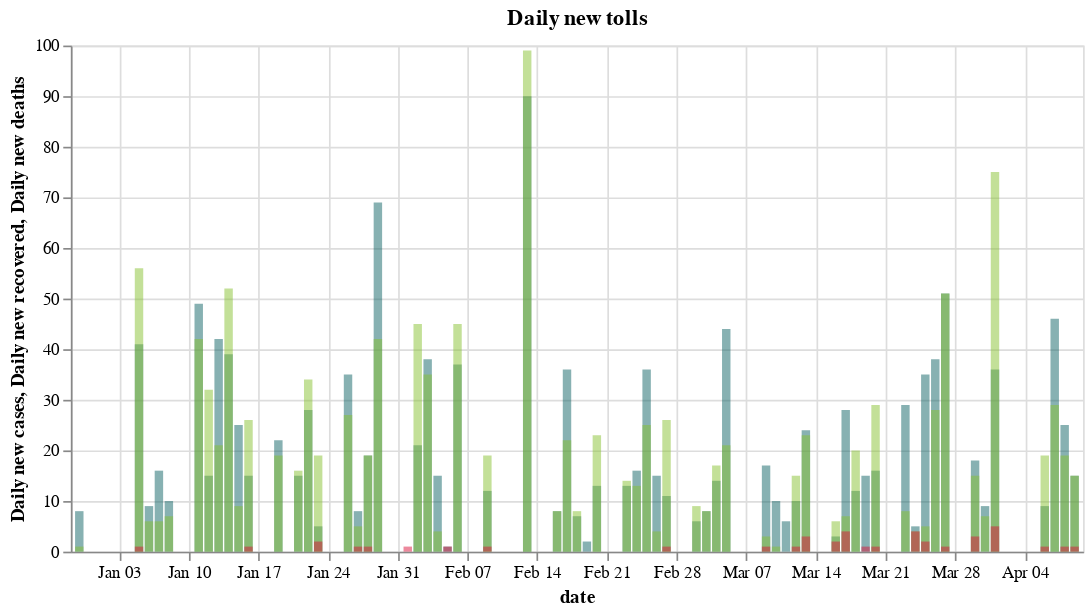

The code cell stored with this chart in its notebook:
### Code cell
city['daily_cases'] = city['totalCases'].diff()
city['daily_deaths'] = city['totalDeaths'].diff()
city['daily_recovered'] = city['totalRecovered'].diff()

# Initiate chart with data
cases = alt.Chart(city).mark_bar(color = '#106466', opacity = 0.5).encode(alt.X('date:T'), alt.Y('daily_cases:Q', title = 'Daily new cases'))
deaths = alt.Chart(city).mark_bar(color = '#DC143C', opacity = 0.5).encode(alt.X('date:T'), alt.Y('daily_deaths:Q', title = 'Daily new deaths'))
recovered = alt.Chart(city).mark_bar(color = '#87C232', opacity = 0.5).encode(alt.X('date:T'), alt.Y('daily_recovered:Q', title = 'Daily new recovered'))

(cases + recovered + deaths).properties(title = "Daily new tolls", width = 600)

### Figure 1 — Vega-Lite specification as saved in the notebook (floating-point values rounded to 4 significant figures)
{"config": {"view": {"continuousWidth": 400, "continuousHeight": 300}}, "layer": [{"mark": {"type": "bar", "color": "#106466", "opacity": 0.5}, "encoding": {"x": {"type": "temporal", "field": "date"}, "y": {"type": "quantitative", "field": "daily_cases", "title": "Daily new cases"}}}, {"mark": {"type": "bar", "color": "#87C232", "opacity": 0.5}, "encoding": {"x": {"type": "temporal", "field": "date"}, "y": {"type": "quantitative", "field": "daily_recovered", "title": "Daily new recovered"}}}, {"mark": {"type": "bar", "color": "#DC143C", "opacity": 0.5}, "encoding": {"x": {"type": "temporal", "field": "date"}, "y": {"type": "quantitative", "field": "daily_deaths", "title": "Daily new deaths"}}}], "data": {"name": "data-da812649cbb0899825b507d5d6b713ab"}, "title": "Daily new tolls", "width": 600, "$schema": "https://vega.github.io/schema/vega-lite/v4.8.1.json", "datasets": {"data-da812649cbb0899825b507d5d6b713ab": [{"city": "Aparecida", "date": "2020-12-29T00:00:00", "totalDeaths": 21, "totalCases": 773, "totalRecovered": 723, "totalBeds": 11, "intubated": 1, "new cases": null, "new deaths": null, "new recovered": null, "daily_cases": null, "daily_deaths": null, "daily_recovered": null}, {"city": "Aparecida", "date": "2020-12-30T00:00:00", "totalDeaths": 21, "totalCases": 781, "totalRecovered": 724, "totalBeds": 13, "intubated": 1, "new cases": 8.0, "new deaths": 0.0, "new recovered": 1.0, "daily_cases": 8.0, "daily_deaths": 0.0, "daily_recovered": 1.0}, {"city": "Aparecida", "date": "2020-12-31T00:00:00", "totalDeaths": 21, "totalCases": 781, "totalRecovered": 724, "totalBeds": 13, "intubated": 1, "new cases": 0.0, "new deaths": 0.0, "new recovered": 0.0, "daily_cases": 0.0, "daily_deaths": 0.0, "daily_recovered": 0.0}, {"city": "Aparecida", "date": "2021-01-01T00:00:00", "totalDeaths": 21, "totalCases": 781, "totalRecovered": 724, "totalBeds": 13, "intubated": 1, "new cases": 0.0, "new deaths": 0.0, "new recovered": 0.0, "daily_cases": 0.0, "daily_deaths": 0.0, "daily_recovered": 0.0}, {"city": "Aparecida", "date": "2021-01-02T00:00:00", "totalDeaths": 21, "totalCases": 781, "totalRecovered": 724, "totalBeds": 13, "intubated": 1, "new cases": 0.0, "new deaths": 0.0, "new recovered": 0.0, "daily_cases": 0.0, "daily_deaths": 0.0, "daily_recovered": 0.0}, {"city": "Aparecida", "date": "2021-01-03T00:00:00", "totalDeaths": 21, "totalCases": 781, "totalRecovered": 724, "totalBeds": 13, "intubated": 1, "new cases": 0.0, "new deaths": 0.0, "new recovered": 0.0, "daily_cases": 0.0, "daily_deaths": 0.0, "daily_recovered": 0.0}, {"city": "Aparecida", "date": "2021-01-04T00:00:00", "totalDeaths": 21, "totalCases": 781, "totalRecovered": 724, "totalBeds": 13, "intubated": 1, "new cases": 0.0, "new deaths": 0.0, "new recovered": 0.0, "daily_cases": 0.0, "daily_deaths": 0.0, "daily_recovered": 0.0}, {"city": "Aparecida", "date": "2021-01-05T00:00:00", "totalDeaths": 22, "totalCases": 822, "totalRecovered": 780, "totalBeds": 8, "intubated": 3, "new cases": 41.0, "new deaths": 1.0, "new recovered": 56.0, "daily_cases": 41.0, "daily_deaths": 1.0, "daily_recovered": 56.0}, {"city": "Aparecida", "date": "2021-01-06T00:00:00", "totalDeaths": 22, "totalCases": 831, "totalRecovered": 786, "totalBeds": 11, "intubated": 2, "new cases": 9.0, "new deaths": 0.0, "new recovered": 6.0, "daily_cases": 9.0, "daily_deaths": 0.0, "daily_recovered": 6.0}, {"city": "Aparecida", "date": "2021-01-07T00:00:00", "totalDeaths": 22, "totalCases": 847, "totalRecovered": 792, "totalBeds": 15, "intubated": 2, "new cases": 16.0, "new deaths": 0.0, "new recovered": 6.0, "daily_cases": 16.0, "daily_deaths": 0.0, "daily_recovered": 6.0}, {"city": "Aparecida", "date": "2021-01-08T00:00:00", "totalDeaths": 22, "totalCases": 857, "totalRecovered": 799, "totalBeds": 16, "intubated": 4, "new cases": 10.0, "new deaths": 0.0, "new recovered": 7.0, "daily_cases": 10.0, "daily_deaths": 0.0, "daily_recovered": 7.0}, {"city": "Aparecida", "date": "2021-01-09T00:00:00", "totalDeaths": 22, "totalCases": 857, "totalRecovered": 799, "totalBeds": 16, "intubated": 4, "new cases": 0.0, "new deaths": 0.0, "new recovered": 0.0, "daily_cases": 0.0, "daily_deaths": 0.0, "daily_recovered": 0.0}, {"city": "Aparecida", "date": "2021-01-10T00:00:00", "totalDeaths": 22, "totalCases": 857, "totalRecovered": 799, "totalBeds": 16, "intubated": 4, "new cases": 0.0, "new deaths": 0.0, "new recovered": 0.0, "daily_cases": 0.0, "daily_deaths": 0.0, "daily_recovered": 0.0}, {"city": "Aparecida", "date": "2021-01-11T00:00:00", "totalDeaths": 22, "totalCases": 906, "totalRecovered": 841, "totalBeds": 22, "intubated": 1, "new cases": 49.0, "new deaths": 0.0, "new recovered": 42.0, "daily_cases": 49.0, "daily_deaths": 0.0, "daily_recovered": 42.0}, {"city": "Aparecida", "date": "2021-01-12T00:00:00", "totalDeaths": 22, "totalCases": 921, "totalRecovered": 873, "totalBeds": 23, "intubated": 2, "new cases": 15.0, "new deaths": 0.0, "new recovered": 32.0, "daily_cases": 15.0, "daily_deaths": 0.0, "daily_recovered": 32.0}, {"city": "Aparecida", "date": "2021-01-13T00:00:00", "totalDeaths": 22, "totalCases": 963, "totalRecovered": 894, "totalBeds": 26, "intubated": 2, "new cases": 42.0, "new deaths": 0.0, "new recovered": 21.0, "daily_cases": 42.0, "daily_deaths": 0.0, "daily_recovered": 21.0}, {"city": "Aparecida", "date": "2021-01-14T00:00:00", "totalDeaths": 22, "totalCases": 1002, "totalRecovered": 946, "totalBeds": 15, "intubated": 1, "new cases": 39.0, "new deaths": 0.0, "new recovered": 52.0, "daily_cases": 39.0, "daily_deaths": 0.0, "daily_recovered": 52.0}, {"city": "Aparecida", "date": "2021-01-15T00:00:00", "totalDeaths": 22, "totalCases": 1027, "totalRecovered": 955, "totalBeds": 16, "intubated": 1, "new cases": 25.0, "new deaths": 0.0, "new recovered": 9.0, "daily_cases": 25.0, "daily_deaths": 0.0, "daily_recovered": 9.0}, {"city": "Aparecida", "date": "2021-01-16T00:00:00", "totalDeaths": 23, "totalCases": 1042, "totalRecovered": 981, "totalBeds": 23, "intubated": 0, "new cases": 15.0, "new deaths": 1.0, "new recovered": 26.0, "daily_cases": 15.0, "daily_deaths": 1.0, "daily_recovered": 26.0}, {"city": "Aparecida", "date": "2021-01-17T00:00:00", "totalDeaths": 23, "totalCases": 1042, "totalRecovered": 981, "totalBeds": 23, "intubated": 0, "new cases": 0.0, "new deaths": 0.0, "new recovered": 0.0, "daily_cases": 0.0, "daily_deaths": 0.0, "daily_recovered": 0.0}, {"city": "Aparecida", "date": "2021-01-18T00:00:00", "totalDeaths": 23, "totalCases": 1042, "totalRecovered": 981, "totalBeds": 23, "intubated": 0, "new cases": 0.0, "new deaths": 0.0, "new recovered": 0.0, "daily_cases": 0.0, "daily_deaths": 0.0, "daily_recovered": 0.0}, {"city": "Aparecida", "date": "2021-01-19T00:00:00", "totalDeaths": 23, "totalCases": 1064, "totalRecovered": 1000, "totalBeds": 28, "intubated": 0, "new cases": 22.0, "new deaths": 0.0, "new recovered": 19.0, "daily_cases": 22.0, "daily_deaths": 0.0, "daily_recovered": 19.0}, {"city": "Aparecida", "date": "2021-01-20T00:00:00", "totalDeaths": 23, "totalCases": 1064, "totalRecovered": 1000, "totalBeds": 20, "intubated": 1, "new cases": 0.0, "new deaths": 0.0, "new recovered": 0.0, "daily_cases": 0.0, "daily_deaths": 0.0, "daily_recovered": 0.0}, {"city": "Aparecida", "date": "2021-01-21T00:00:00", "totalDeaths": 23, "totalCases": 1079, "totalRecovered": 1016, "totalBeds": 21, "intubated": 2, "new cases": 15.0, "new deaths": 0.0, "new recovered": 16.0, "daily_cases": 15.0, "daily_deaths": 0.0, "daily_recovered": 16.0}, {"city": "Aparecida", "date": "2021-01-22T00:00:00", "totalDeaths": 23, "totalCases": 1107, "totalRecovered": 1050, "totalBeds": 15, "intubated": 2, "new cases": 28.0, "new deaths": 0.0, "new recovered": 34.0, "daily_cases": 28.0, "daily_deaths": 0.0, "daily_recovered": 34.0}, {"city": "Aparecida", "date": "2021-01-23T00:00:00", "totalDeaths": 25, "totalCases": 1112, "totalRecovered": 1069, "totalBeds": 16, "intubated": 3, "new cases": 5.0, "new deaths": 2.0, "new recovered": 19.0, "daily_cases": 5.0, "daily_deaths": 2.0, "daily_recovered": 19.0}, {"city": "Aparecida", "date": "2021-01-24T00:00:00", "totalDeaths": 25, "totalCases": 1112, "totalRecovered": 1069, "totalBeds": 16, "intubated": 3, "new cases": 0.0, "new deaths": 0.0, "new recovered": 0.0, "daily_cases": 0.0, "daily_deaths": 0.0, "daily_recovered": 0.0}, {"city": "Aparecida", "date": "2021-01-25T00:00:00", "totalDeaths": 25, "totalCases": 1112, "totalRecovered": 1069, "totalBeds": 16, "intubated": 3, "new cases": 0.0, "new deaths": 0.0, "new recovered": 0.0, "daily_cases": 0.0, "daily_deaths": 0.0, "daily_recovered": 0.0}, {"city": "Aparecida", "date": "2021-01-26T00:00:00", "totalDeaths": 25, "totalCases": 1147, "totalRecovered": 1096, "totalBeds": 17, "intubated": 4, "new cases": 35.0, "new deaths": 0.0, "new recovered": 27.0, "daily_cases": 35.0, "daily_deaths": 0.0, "daily_recovered": 27.0}, {"city": "Aparecida", "date": "2021-01-27T00:00:00", "totalDeaths": 26, "totalCases": 1155, "totalRecovered": 1101, "totalBeds": 18, "intubated": 4, "new cases": 8.0, "new deaths": 1.0, "new recovered": 5.0, "daily_cases": 8.0, "daily_deaths": 1.0, "daily_recovered": 5.0}, {"city": "Aparecida", "date": "2021-01-28T00:00:00", "totalDeaths": 27, "totalCases": 1174, "totalRecovered": 1120, "totalBeds": 16, "intubated": 2, "new cases": 19.0, "new deaths": 1.0, "new recovered": 19.0, "daily_cases": 19.0, "daily_deaths": 1.0, "daily_recovered": 19.0}, {"city": "Aparecida", "date": "2021-01-29T00:00:00", "totalDeaths": 27, "totalCases": 1243, "totalRecovered": 1162, "totalBeds": 16, "intubated": 2, "new cases": 69.0, "new deaths": 0.0, "new recovered": 42.0, "daily_cases": 69.0, "daily_deaths": 0.0, "daily_recovered": 42.0}, {"city": "Aparecida", "date": "2021-02-01T00:00:00", "totalDeaths": 28, "totalCases": 1243, "totalRecovered": 1162, "totalBeds": 18, "intubated": 1, "new cases": 0.0, "new deaths": 1.0, "new recovered": 0.0, "daily_cases": 0.0, "daily_deaths": 1.0, "daily_recovered": 0.0}, {"city": "Aparecida", "date": "2021-02-02T00:00:00", "totalDeaths": 28, "totalCases": 1264, "totalRecovered": 1207, "totalBeds": 15, "intubated": 1, "new cases": 21.0, "new deaths": 0.0, "new recovered": 45.0, "daily_cases": 21.0, "daily_deaths": 0.0, "daily_recovered": 45.0}, {"city": "Aparecida", "date": "2021-02-03T00:00:00", "totalDeaths": 28, "totalCases": 1302, "totalRecovered": 1242, "totalBeds": 15, "intubated": 1, "new cases": 38.0, "new deaths": 0.0, "new recovered": 35.0, "daily_cases": 38.0, "daily_deaths": 0.0, "daily_recovered": 35.0}, {"city": "Aparecida", "date": "2021-02-04T00:00:00", "totalDeaths": 28, "totalCases": 1317, "totalRecovered": 1246, "totalBeds": 12, "intubated": 0, "new cases": 15.0, "new deaths": 0.0, "new recovered": 4.0, "daily_cases": 15.0, "daily_deaths": 0.0, "daily_recovered": 4.0}, {"city": "Aparecida", "date": "2021-02-05T00:00:00", "totalDeaths": 29, "totalCases": 1318, "totalRecovered": 1246, "totalBeds": 12, "intubated": 2, "new cases": 1.0, "new deaths": 1.0, "new recovered": 0.0, "daily_cases": 1.0, "daily_deaths": 1.0, "daily_recovered": 0.0}, {"city": "Aparecida", "date": "2021-02-06T00:00:00", "totalDeaths": 29, "totalCases": 1355, "totalRecovered": 1291, "totalBeds": 7, "intubated": 0, "new cases": 37.0, "new deaths": 0.0, "new recovered": 45.0, "daily_cases": 37.0, "daily_deaths": 0.0, "daily_recovered": 45.0}, {"city": "Aparecida", "date": "2021-02-07T00:00:00", "totalDeaths": 29, "totalCases": 1355, "totalRecovered": 1291, "totalBeds": 7, "intubated": 0, "new cases": 0.0, "new deaths": 0.0, "new recovered": 0.0, "daily_cases": 0.0, "daily_deaths": 0.0, "daily_recovered": 0.0}, {"city": "Aparecida", "date": "2021-02-08T00:00:00", "totalDeaths": 29, "totalCases": 1355, "totalRecovered": 1291, "totalBeds": 7, "intubated": 0, "new cases": 0.0, "new deaths": 0.0, "new recovered": 0.0, "daily_cases": 0.0, "daily_deaths": 0.0, "daily_recovered": 0.0}, {"city": "Aparecida", "date": "2021-02-09T00:00:00", "totalDeaths": 30, "totalCases": 1367, "totalRecovered": 1310, "totalBeds": 11, "intubated": 0, "new cases": 12.0, "new deaths": 1.0, "new recovered": 19.0, "daily_cases": 12.0, "daily_deaths": 1.0, "daily_recovered": 19.0}, {"city": "Aparecida", "date": "2021-02-10T00:00:00", "totalDeaths": 30, "totalCases": 1367, "totalRecovered": 1310, "totalBeds": 11, "intubated": 0, "new cases": 0.0, "new deaths": 0.0, "new recovered": 0.0, "daily_cases": 0.0, "daily_deaths": 0.0, "daily_recovered": 0.0}, {"city": "Aparecida", "date": "2021-02-11T00:00:00", "totalDeaths": 30, "totalCases": 1367, "totalRecovered": 1310, "totalBeds": 10, "intubated": 0, "new cases": 0.0, "new deaths": 0.0, "new recovered": 0.0, "daily_cases": 0.0, "daily_deaths": 0.0, "daily_recovered": 0.0}, {"city": "Aparecida", "date": "2021-02-12T00:00:00", "totalDeaths": 30, "totalCases": 1367, "totalRecovered": 1310, "totalBeds": 13, "intubated": 0, "new cases": 0.0, "new deaths": 0.0, "new recovered": 0.0, "daily_cases": 0.0, "daily_deaths": 0.0, "daily_recovered": 0.0}, {"city": "Aparecida", "date": "2021-02-13T00:00:00", "totalDeaths": 30, "totalCases": 1457, "totalRecovered": 1409, "totalBeds": 15, "intubated": 0, "new cases": 90.0, "new deaths": 0.0, "new recovered": 99.0, "daily_cases": 90.0, "daily_deaths": 0.0, "daily_recovered": 99.0}, {"city": "Aparecida", "date": "2021-02-15T00:00:00", "totalDeaths": 30, "totalCases": 1457, "totalRecovered": 1409, "totalBeds": 15, "intubated": 0, "new cases": 0.0, "new deaths": 0.0, "new recovered": 0.0, "daily_cases": 0.0, "daily_deaths": 0.0, "daily_recovered": 0.0}, {"city": "Aparecida", "date": "2021-02-16T00:00:00", "totalDeaths": 30, "totalCases": 1465, "totalRecovered": 1417, "totalBeds": 12, "intubated": 0, "new cases": 8.0, "new deaths": 0.0, "new recovered": 8.0, "daily_cases": 8.0, "daily_deaths": 0.0, "daily_recovered": 8.0}, {"city": "Aparecida", "date": "2021-02-17T00:00:00", "totalDeaths": 30, "totalCases": 1501, "totalRecovered": 1439, "totalBeds": 12, "intubated": 0, "new cases": 36.0, "new deaths": 0.0, "new recovered": 22.0, "daily_cases": 36.0, "daily_deaths": 0.0, "daily_recovered": 22.0}, {"city": "Aparecida", "date": "2021-02-18T00:00:00", "totalDeaths": 30, "totalCases": 1508, "totalRecovered": 1447, "totalBeds": 12, "intubated": 0, "new cases": 7.0, "new deaths": 0.0, "new recovered": 8.0, "daily_cases": 7.0, "daily_deaths": 0.0, "daily_recovered": 8.0}, {"city": "Aparecida", "date": "2021-02-19T00:00:00", "totalDeaths": 30, "totalCases": 1510, "totalRecovered": 1447, "totalBeds": 13, "intubated": 0, "new cases": 2.0, "new deaths": 0.0, "new recovered": 0.0, "daily_cases": 2.0, "daily_deaths": 0.0, "daily_recovered": 0.0}, {"city": "Aparecida", "date": "2021-02-20T00:00:00", "totalDeaths": 30, "totalCases": 1523, "totalRecovered": 1470, "totalBeds": 10, "intubated": 0, "new cases": 13.0, "new deaths": 0.0, "new recovered": 23.0, "daily_cases": 13.0, "daily_deaths": 0.0, "daily_recovered": 23.0}, {"city": "Aparecida", "date": "2021-02-21T00:00:00", "totalDeaths": 30, "totalCases": 1523, "totalRecovered": 1470, "totalBeds": 10, "intubated": 0, "new cases": 0.0, "new deaths": 0.0, "new recovered": 0.0, "daily_cases": 0.0, "daily_deaths": 0.0, "daily_recovered": 0.0}, {"city": "Aparecida", "date": "2021-02-22T00:00:00", "totalDeaths": 30, "totalCases": 1523, "totalRecovered": 1470, "totalBeds": 10, "intubated": 0, "new cases": 0.0, "new deaths": 0.0, "new recovered": 0.0, "daily_cases": 0.0, "daily_deaths": 0.0, "daily_recovered": 0.0}, {"city": "Aparecida", "date": "2021-02-23T00:00:00", "totalDeaths": 30, "totalCases": 1536, "totalRecovered": 1484, "totalBeds": 9, "intubated": 0, "new cases": 13.0, "new deaths": 0.0, "new recovered": 14.0, "daily_cases": 13.0, "daily_deaths": 0.0, "daily_recovered": 14.0}, {"city": "Aparecida", "date": "2021-02-24T00:00:00", "totalDeaths": 30, "totalCases": 1552, "totalRecovered": 1497, "totalBeds": 11, "intubated": 0, "new cases": 16.0, "new deaths": 0.0, "new recovered": 13.0, "daily_cases": 16.0, "daily_deaths": 0.0, "daily_recovered": 13.0}, {"city": "Aparecida", "date": "2021-02-25T00:00:00", "totalDeaths": 30, "totalCases": 1588, "totalRecovered": 1522, "totalBeds": 8, "intubated": 1, "new cases": 36.0, "new deaths": 0.0, "new recovered": 25.0, "daily_cases": 36.0, "daily_deaths": 0.0, "daily_recovered": 25.0}, {"city": "Aparecida", "date": "2021-02-26T00:00:00", "totalDeaths": 30, "totalCases": 1603, "totalRecovered": 1526, "totalBeds": 12, "intubated": 0, "new cases": 15.0, "new deaths": 0.0, "new recovered": 4.0, "daily_cases": 15.0, "daily_deaths": 0.0, "daily_recovered": 4.0}, {"city": "Aparecida", "date": "2021-02-27T00:00:00", "totalDeaths": 31, "totalCases": 1614, "totalRecovered": 1552, "totalBeds": 16, "intubated": 0, "new cases": 11.0, "new deaths": 1.0, "new recovered": 26.0, "daily_cases": 11.0, "daily_deaths": 1.0, "daily_recovered": 26.0}, {"city": "Aparecida", "date": "2021-03-01T00:00:00", "totalDeaths": 31, "totalCases": 1614, "totalRecovered": 1552, "totalBeds": 16, "intubated": 0, "new cases": 0.0, "new deaths": 0.0, "new recovered": 0.0, "daily_cases": 0.0, "daily_deaths": 0.0, "daily_recovered": 0.0}, {"city": "Aparecida", "date": "2021-03-02T00:00:00", "totalDeaths": 31, "totalCases": 1620, "totalRecovered": 1561, "totalBeds": 17, "intubated": 0, "new cases": 6.0, "new deaths": 0.0, "new recovered": 9.0, "daily_cases": 6.0, "daily_deaths": 0.0, "daily_recovered": 9.0}, {"city": "Aparecida", "date": "2021-03-03T00:00:00", "totalDeaths": 31, "totalCases": 1628, "totalRecovered": 1569, "totalBeds": 13, "intubated": 2, "new cases": 8.0, "new deaths": 0.0, "new recovered": 8.0, "daily_cases": 8.0, "daily_deaths": 0.0, "daily_recovered": 8.0}, {"city": "Aparecida", "date": "2021-03-04T00:00:00", "totalDeaths": 31, "totalCases": 1642, "totalRecovered": 1586, "totalBeds": 14, "intubated": 1, "new cases": 14.0, "new deaths": 0.0, "new recovered": 17.0, "daily_cases": 14.0, "daily_deaths": 0.0, "daily_recovered": 17.0}, {"city": "Aparecida", "date": "2021-03-05T00:00:00", "totalDeaths": 31, "totalCases": 1686, "totalRecovered": 1607, "totalBeds": 21, "intubated": 2, "new cases": 44.0, "new deaths": 0.0, "new recovered": 21.0, "daily_cases": 44.0, "daily_deaths": 0.0, "daily_recovered": 21.0}, {"city": "Aparecida", "date": "2021-03-06T00:00:00", "totalDeaths": 31, "totalCases": 1686, "totalRecovered": 1607, "totalBeds": 21, "intubated": 2, "new cases": 0.0, "new deaths": 0.0, "new recovered": 0.0, "daily_cases": 0.0, "daily_deaths": 0.0, "daily_recovered": 0.0}, {"city": "Aparecida", "date": "2021-03-07T00:00:00", "totalDeaths": 31, "totalCases": 1686, "totalRecovered": 1607, "totalBeds": 21, "intubated": 2, "new cases": 0.0, "new deaths": 0.0, "new recovered": 0.0, "daily_cases": 0.0, "daily_deaths": 0.0, "daily_recovered": 0.0}, {"city": "Aparecida", "date": "2021-03-08T00:00:00", "totalDeaths": 31, "totalCases": 1686, "totalRecovered": 1607, "totalBeds": 21, "intubated": 2, "new cases": 0.0, "new deaths": 0.0, "new recovered": 0.0, "daily_cases": 0.0, "daily_deaths": 0.0, "daily_recovered": 0.0}, {"city": "Aparecida", "date": "2021-03-09T00:00:00", "totalDeaths": 32, "totalCases": 1703, "totalRecovered": 1610, "totalBeds": 22, "intubated": 3, "new cases": 17.0, "new deaths": 1.0, "new recovered": 3.0, "daily_cases": 17.0, "daily_deaths": 1.0, "daily_recovered": 3.0}, {"city": "Aparecida", "date": "2021-03-10T00:00:00", "totalDeaths": 32, "totalCases": 1713, "totalRecovered": 1611, "totalBeds": 24, "intubated": 1, "new cases": 10.0, "new deaths": 0.0, "new recovered": 1.0, "daily_cases": 10.0, "daily_deaths": 0.0, "daily_recovered": 1.0}, {"city": "Aparecida", "date": "2021-03-11T00:00:00", "totalDeaths": 32, "totalCases": 1719, "totalRecovered": 1611, "totalBeds": 29, "intubated": 0, "new cases": 6.0, "new deaths": 0.0, "new recovered": 0.0, "daily_cases": 6.0, "daily_deaths": 0.0, "daily_recovered": 0.0}, {"city": "Aparecida", "date": "2021-03-12T00:00:00", "totalDeaths": 33, "totalCases": 1729, "totalRecovered": 1626, "totalBeds": 24, "intubated": 0, "new cases": 10.0, "new deaths": 1.0, "new recovered": 15.0, "daily_cases": 10.0, "daily_deaths": 1.0, "daily_recovered": 15.0}, {"city": "Aparecida", "date": "2021-03-13T00:00:00", "totalDeaths": 36, "totalCases": 1753, "totalRecovered": 1649, "totalBeds": 26, "intubated": 0, "new cases": 24.0, "new deaths": 3.0, "new recovered": 23.0, "daily_cases": 24.0, "daily_deaths": 3.0, "daily_recovered": 23.0}, {"city": "Aparecida", "date": "2021-03-14T00:00:00", "totalDeaths": 36, "totalCases": 1753, "totalRecovered": 1649, "totalBeds": 26, "intubated": 0, "new cases": 0.0, "new deaths": 0.0, "new recovered": 0.0, "daily_cases": 0.0, "daily_deaths": 0.0, "daily_recovered": 0.0}, {"city": "Aparecida", "date": "2021-03-15T00:00:00", "totalDeaths": 36, "totalCases": 1753, "totalRecovered": 1649, "totalBeds": 26, "intubated": 0, "new cases": 0.0, "new deaths": 0.0, "new recovered": 0.0, "daily_cases": 0.0, "daily_deaths": 0.0, "daily_recovered": 0.0}, {"city": "Aparecida", "date": "2021-03-16T00:00:00", "totalDeaths": 38, "totalCases": 1756, "totalRecovered": 1655, "totalBeds": 27, "intubated": 2, "new cases": 3.0, "new deaths": 2.0, "new recovered": 6.0, "daily_cases": 3.0, "daily_deaths": 2.0, "daily_recovered": 6.0}, {"city": "Aparecida", "date": "2021-03-17T00:00:00", "totalDeaths": 42, "totalCases": 1784, "totalRecovered": 1662, "totalBeds": 27, "intubated": 4, "new cases": 28.0, "new deaths": 4.0, "new recovered": 7.0, "daily_cases": 28.0, "daily_deaths": 4.0, "daily_recovered": 7.0}, {"city": "Aparecida", "date": "2021-03-18T00:00:00", "totalDeaths": 42, "totalCases": 1796, "totalRecovered": 1682, "totalBeds": 38, "intubated": 4, "new cases": 12.0, "new deaths": 0.0, "new recovered": 20.0, "daily_cases": 12.0, "daily_deaths": 0.0, "daily_recovered": 20.0}, {"city": "Aparecida", "date": "2021-03-19T00:00:00", "totalDeaths": 43, "totalCases": 1811, "totalRecovered": 1682, "totalBeds": 46, "intubated": 4, "new cases": 15.0, "new deaths": 1.0, "new recovered": 0.0, "daily_cases": 15.0, "daily_deaths": 1.0, "daily_recovered": 0.0}, {"city": "Aparecida", "date": "2021-03-20T00:00:00", "totalDeaths": 44, "totalCases": 1827, "totalRecovered": 1711, "totalBeds": 55, "intubated": 4, "new cases": 16.0, "new deaths": 1.0, "new recovered": 29.0, "daily_cases": 16.0, "daily_deaths": 1.0, "daily_recovered": 29.0}, {"city": "Aparecida", "date": "2021-03-21T00:00:00", "totalDeaths": 44, "totalCases": 1827, "totalRecovered": 1711, "totalBeds": 55, "intubated": 4, "new cases": 0.0, "new deaths": 0.0, "new recovered": 0.0, "daily_cases": 0.0, "daily_deaths": 0.0, "daily_recovered": 0.0}, {"city": "Aparecida", "date": "2021-03-22T00:00:00", "totalDeaths": 44, "totalCases": 1827, "totalRecovered": 1711, "totalBeds": 55, "intubated": 4, "new cases": 0.0, "new deaths": 0.0, "new recovered": 0.0, "daily_cases": 0.0, "daily_deaths": 0.0, "daily_recovered": 0.0}, {"city": "Aparecida", "date": "2021-03-23T00:00:00", "totalDeaths": 44, "totalCases": 1856, "totalRecovered": 1719, "totalBeds": 57, "intubated": 6, "new cases": 29.0, "new deaths": 0.0, "new recovered": 8.0, "daily_cases": 29.0, "daily_deaths": 0.0, "daily_recovered": 8.0}, {"city": "Aparecida", "date": "2021-03-24T00:00:00", "totalDeaths": 48, "totalCases": 1861, "totalRecovered": 1723, "totalBeds": 48, "intubated": 7, "new cases": 5.0, "new deaths": 4.0, "new recovered": 4.0, "daily_cases": 5.0, "daily_deaths": 4.0, "daily_recovered": 4.0}, {"city": "Aparecida", "date": "2021-03-25T00:00:00", "totalDeaths": 50, "totalCases": 1896, "totalRecovered": 1728, "totalBeds": 50, "intubated": 7, "new cases": 35.0, "new deaths": 2.0, "new recovered": 5.0, "daily_cases": 35.0, "daily_deaths": 2.0, "daily_recovered": 5.0}, {"city": "Aparecida", "date": "2021-03-26T00:00:00", "totalDeaths": 50, "totalCases": 1934, "totalRecovered": 1756, "totalBeds": 46, "intubated": 7, "new cases": 38.0, "new deaths": 0.0, "new recovered": 28.0, "daily_cases": 38.0, "daily_deaths": 0.0, "daily_recovered": 28.0}, {"city": "Aparecida", "date": "2021-03-27T00:00:00", "totalDeaths": 51, "totalCases": 1985, "totalRecovered": 1807, "totalBeds": 33, "intubated": 6, "new cases": 51.0, "new deaths": 1.0, "new recovered": 51.0, "daily_cases": 51.0, "daily_deaths": 1.0, "daily_recovered": 51.0}, {"city": "Aparecida", "date": "2021-03-28T00:00:00", "totalDeaths": 51, "totalCases": 1985, "totalRecovered": 1807, "totalBeds": 33, "intubated": 6, "new cases": 0.0, "new deaths": 0.0, "new recovered": 0.0, "daily_cases": 0.0, "daily_deaths": 0.0, "daily_recovered": 0.0}, {"city": "Aparecida", "date": "2021-03-29T00:00:00", "totalDeaths": 51, "totalCases": 1985, "totalRecovered": 1807, "totalBeds": 33, "intubated": 6, "new cases": 0.0, "new deaths": 0.0, "new recovered": 0.0, "daily_cases": 0.0, "daily_deaths": 0.0, "daily_recovered": 0.0}, {"city": "Aparecida", "date": "2021-03-30T00:00:00", "totalDeaths": 54, "totalCases": 2003, "totalRecovered": 1822, "totalBeds": 40, "intubated": 6, "new cases": 18.0, "new deaths": 3.0, "new recovered": 15.0, "daily_cases": 18.0, "daily_deaths": 3.0, "daily_recovered": 15.0}, {"city": "Aparecida", "date": "2021-03-31T00:00:00", "totalDeaths": 54, "totalCases": 2012, "totalRecovered": 1829, "totalBeds": 34, "intubated": 6, "new cases": 9.0, "new deaths": 0.0, "new recovered": 7.0, "daily_cases": 9.0, "daily_deaths": 0.0, "daily_recovered": 7.0}, {"city": "Aparecida", "date": "2021-04-01T00:00:00", "totalDeaths": 59, "totalCases": 2048, "totalRecovered": 1904, "totalBeds": 39, "intubated": 5, "new cases": 36.0, "new deaths": 5.0, "new recovered": 75.0, "daily_cases": 36.0, "daily_deaths": 5.0, "daily_recovered": 75.0}, {"city": "Aparecida", "date": "2021-04-02T00:00:00", "totalDeaths": 59, "totalCases": 2048, "totalRecovered": 1904, "totalBeds": 39, "intubated": 5, "new cases": 0.0, "new deaths": 0.0, "new recovered": 0.0, "daily_cases": 0.0, "daily_deaths": 0.0, "daily_recovered": 0.0}, {"city": "Aparecida", "date": "2021-04-03T00:00:00", "totalDeaths": 59, "totalCases": 2048, "totalRecovered": 1904, "totalBeds": 39, "intubated": 5, "new cases": 0.0, "new deaths": 0.0, "new recovered": 0.0, "daily_cases": 0.0, "daily_deaths": 0.0, "daily_recovered": 0.0}, {"city": "Aparecida", "date": "2021-04-04T00:00:00", "totalDeaths": 59, "totalCases": 2048, "totalRecovered": 1904, "totalBeds": 39, "intubated": 5, "new cases": 0.0, "new deaths": 0.0, "new recovered": 0.0, "daily_cases": 0.0, "daily_deaths": 0.0, "daily_recovered": 0.0}, {"city": "Aparecida", "date": "2021-04-05T00:00:00", "totalDeaths": 59, "totalCases": 2048, "totalRecovered": 1904, "totalBeds": 39, "intubated": 5, "new cases": 0.0, "new deaths": 0.0, "new recovered": 0.0, "daily_cases": 0.0, "daily_deaths": 0.0, "daily_recovered": 0.0}, {"city": "Aparecida", "date": "2021-04-06T00:00:00", "totalDeaths": 60, "totalCases": 2057, "totalRecovered": 1923, "totalBeds": 40, "intubated": 6, "new cases": 9.0, "new deaths": 1.0, "new recovered": 19.0, "daily_cases": 9.0, "daily_deaths": 1.0, "daily_recovered": 19.0}, {"city": "Aparecida", "date": "2021-04-07T00:00:00", "totalDeaths": 60, "totalCases": 2103, "totalRecovered": 1952, "totalBeds": 39, "intubated": 7, "new cases": 46.0, "new deaths": 0.0, "new recovered": 29.0, "daily_cases": 46.0, "daily_deaths": 0.0, "daily_recovered": 29.0}, {"city": "Aparecida", "date": "2021-04-08T00:00:00", "totalDeaths": 61, "totalCases": 2128, "totalRecovered": 1971, "totalBeds": 44, "intubated": 9, "new cases": 25.0, "new deaths": 1.0, "new recovered": 19.0, "daily_cases": 25.0, "daily_deaths": 1.0, "daily_recovered": 19.0}, {"city": "Aparecida", "date": "2021-04-09T00:00:00", "totalDeaths": 62, "totalCases": 2143, "totalRecovered": 1986, "totalBeds": 44, "intubated": 10, "new cases": 15.0, "new deaths": 1.0, "new recovered": 15.0, "daily_cases": 15.0, "daily_deaths": 1.0, "daily_recovered": 15.0}]}}
